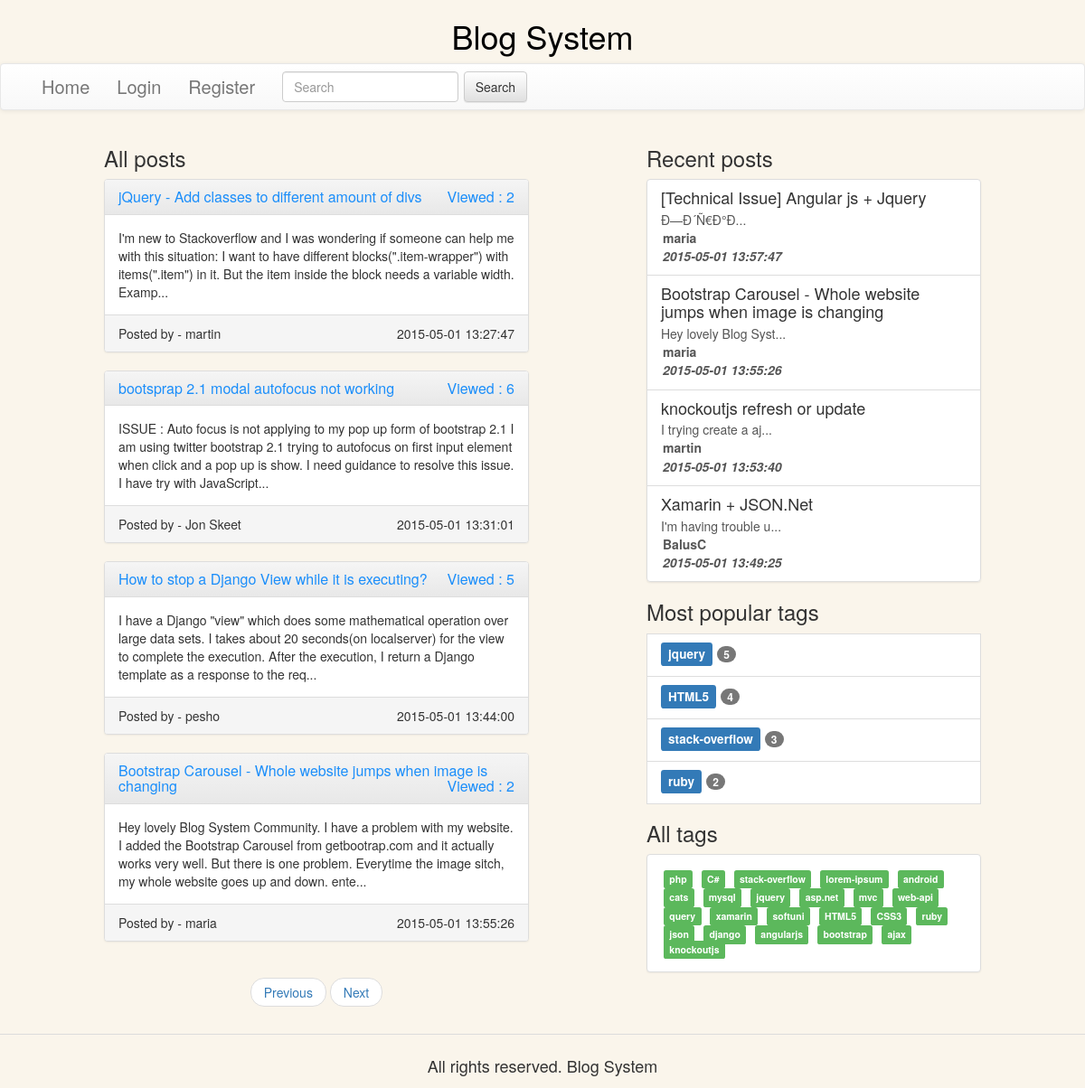
The page /home?page=0&search=HTML5 on the database its author committed.
### tables this page shows
CREATE TABLE IF NOT EXISTS `posts` (
`id` int(11) NOT NULL,
  `title` varchar(256) NOT NULL,
  `body` longtext NOT NULL,
  `user_id` int(11) NOT NULL,
  `date_created` datetime NOT NULL,
  `visits` int(11) NOT NULL
);

CREATE TABLE IF NOT EXISTS `users` (
`id` int(11) NOT NULL,
  `username` varchar(20) NOT NULL,
  `passwordHash` varchar(1024) NOT NULL
);

### views/shared/_layout.php (called while the page is built)
<?php include_once DX_ROOT_DIR . "views/shared/header.php" ?>
<?php include_once $template_name ?>
<?php include_once DX_ROOT_DIR . "views/shared/footer.php" ?>

### controllers/home.php (called while the page is built, shortened)
<?php
class Home_Controller extends Main_Controller{
    private $posts = array();
    private $page_size = 5;
    private $start_page = 0;
    public function __construct(){
        include_once DX_ROOT_DIR . "models\\tag.php";
        $tag_model = new Tag_Model();
        $this->posts = $this->model->get_posts_with_author();
        $this->recent_posts = $this->model->get_recent_posts();
        $this->all_tags = $tag_model->get_all_tags();
        $this->popular_tags = $tag_model->get_popular_tags();
    }
    public function index(){
        if(isset($_GET["search"])){
            $tag_name = $_GET["search"];
            $this->posts = $this->model->find_by_tag_name(htmlspecialchars($tag_name));
        }
        if(isset($_GET["page"])){
            $page = $_GET["page"];
            $this->posts = array_slice($this->posts, $page * $this->page_size, $this->page_size, true);
        }
        else{
            $this->posts = array_slice($this->posts, $this->start_page * $this->page_size, $this->page_size, true);
        }
        include_once $this -> layout;
    }
}

### controllers/main.php (called while the page is built, shortened)
<?php
class Main_Controller{
    public function __construct($views_dir = '\views\home\\',
                                $class_name = '\Controllers\Main_Controller',
                                $model = 'main')
    {
        $this->model = new $model_class(array("table" => "none"));
    }
}

### models/main.php (called while the page is built, shortened)
<?php
class Main_Model{
    public function __construct($args = array()){
        $defaults = array(
          'limit' => 0,
        );
        $args = array_merge($defaults, $args);
        extract($args);
        $this->table = $table;
        $db_object = \Lib\Database::get_instance();
        $this->db = $db_object->get_db();
    }
}

### lib/database.php (called while the page is built, shortened)
<?php
class Database{
    private static $db = null;
    public function __construct(){
        $host = DB_HOST;
        $username = DB_USER;
        $pass = DB_PASS;
        $db_name = DB_NAME;
        $db = new \mysqli($host, $username, $pass, $db_name);
        self::$db = $db;
    }
    public static function get_instance(){
        static $instance = null;
        if($instance === null){
            $instance = new static();
        }
        return $instance;
    }
    public static function get_db(){
        return self::$db;
    }
}

### models/post.php (called while the page is built, shortened)
<?php
class Post_Model extends Main_Model{
    public function get_posts_with_author(){
        $query = sprintf("SELECT p.id, p.title, p.body, p.date_created, p.visits, u.username FROM posts p
INNER JOIN users u ON p.user_id=u.id
ORDER BY p.visits ASC");
        $result_set = $this->db->query($query);
        $results = $this->process_results($result_set);
        return $results;
    }
    public function find_by_tag_name($tag_name){
        $query = sprintf("SELECT p.id, p.title, p.body, p.date_created, p.visits, u.username FROM %s p
INNER JOIN `posts_tags` pt
ON p.id=pt.post_id
INNER JOIN `tags` t
ON t.id=pt.tag_id
INNER JOIN `users` u
ON p.user_id=u.id
WHERE t.name='%s'",
            $this->table, mysqli_real_escape_string($this->db, $tag_name));
        $result_set = $this->db->query($query);
        $results = $this->process_results($result_set);
        return $results;
    }
    public function get_recent_posts(){
        $query = sprintf("SELECT p.id, p.title, p.body, p.date_created, u.username FROM posts p
INNER JOIN `users` u
ON p.user_id=u.id
ORDER BY p.date_created DESC LIMIT 4");
        $result_set = $this->db->query($query);
        $recent_posts = $this->process_results($result_set);
        return $recent_posts;
    }
}

### lib/auth.php (called while the page is built, shortened)
<?php
class Auth{
    public static function get_instance(){
        static $instance = null;
        if($instance === null){
            $instance = new static();
        }
        return $instance;
    }
}

### models/tag.php (called while the page is built, shortened)
<?php
class Tag_Model extends Main_Model{
    public function get_popular_tags(){
        $query = sprintf("SELECT t.name, count(1) as NumberOfPosts FROM posts p
INNER JOIN posts_tags pt
ON p.id=pt.post_id
INNER JOIN tags t
ON t.id=pt.tag_id
GROUP BY t.name
ORDER BY NumberOfPosts DESC
LIMIT 4");
        $result_set = $this->db->query($query);
        $tags = $this->process_results($result_set);
        $tag_names = array();
        foreach($tags as $tag){
            $tag_names[$tag["name"]] = $tag["NumberOfPosts"];
        }
        return $tag_names;
    }
    public function get_all_tags(){
        $query = sprintf("SELECT t.name FROM tags t");
        $result_set = $this->db->query($query);
        $tags = $this->process_results($result_set);
        $tag_names = array();
        foreach($tags as $tag){
            $tag_names[] = $tag["name"];
        }
        return $tag_names;
    }
}

### views/home/index.php (the view, shortened to what this page needs)
<div class="col-md-5 col-md-push-1">
    <h3>All posts</h3>
    <?php foreach($this->posts as $post ): ?>
        <div class="row">
            <div class="col-md-12">
                <div class="panel panel-default">
                    <div class="panel-heading">
                        <h3 class="panel-title link">
                            <?php
                                $post_path = DX_ROOT_URL . 'posts/view/' . $post["id"];
                                echo("<a href='{$post_path}'>{$post["title"]}</a>");
                                echo("<p class='pull-right'>Viewed : {$post["visits"]}</p>");
                            ?>
                        </h3>
                    </div>
                    <div class="panel-body wordwrap">
                        <?php echo(substr($post["body"], 0, 250) . "...")?>
                    </div>
                    <div class="panel-footer">
                        <?php
                            echo("<span>Posted by - {$post["username"]}</span>");
                            echo("<span class='float-right'>{$post["date_created"]}</span>");
                        ?>
                    </div>
                </div>
            </div>
        </div>
    <?php endforeach ?>
    <div class="row">
        <div class="col-xs-12">
            <nav>
                <ul class="pager">
                    <?php
                        $current_page = 0;
                        if(isset($_GET["page"])){
                            $current_page = $_GET["page"];
                        }
                        $search = isset($_GET["search"]) ? "&search=" . $_GET["search"] : "";
                        $next_page = DX_ROOT_URL . "home?page=" . ($current_page + 1) .  $search;
                        if( !($current_page - 1 < 0 ) ){
                            $previous_page = DX_ROOT_URL . "home?page=" . ($current_page - 1) . $search;
                        }
                        else{
                            $previous_page = DX_ROOT_URL . "home?page=" . 0 . $search;
                        }
                    ?>
                    <li><a href="<?php echo($previous_page)?>">Previous</a></li>
                    <li><a href="<?php echo($next_page)?>">Next</a></li>
                </ul>
            </nav>
        </div>
    </div>
</div>
<div class="col-md-4 pull-right col-md-pull-1 col-xs-12">
    <h3>Recent posts</h3>
    <div class="list-group">
        <?php foreach($this->recent_posts as $recent_post):
            $recent_post_path = DX_ROOT_URL . 'posts/view/' . $recent_post["id"];
            ?>
            <a href="<?php echo($recent_post_path)?>" class="list-group-item">
                <h4 class="list-group-item-heading">
                    <?php echo($recent_post["title"]);?>
                </h4>
                <p class="list-group-item-text"><?php echo(substr($recent_post["body"], 0, 20) . "...")?></p>
                <p class="list-group-item-text bold margin2"><?php echo($recent_post["username"])?></p>
                <p class="list-group-item-text bold italic margin2"><?php echo($recent_post["date_created"])?></p>
            </a>
        <?php endforeach ?>
    </div>
    <h3>Most popular tags</h3>
    <?php foreach($this->popular_tags as $key=>$value):
            $search_post_path = DX_ROOT_URL . 'home?page=0&search=' . $key;
        ?>
        <a href="<?php echo($search_post_path)?>" class="list-group-item">
            <h4 class="list-group-item-heading">
                <span class="label label-primary"><?php echo($key);?></span>
                <span class="badge"><?php echo($value)?></span>
            </h4>
        </a>
    <?php endforeach ?>
    <h3>All tags</h3>
    <div class="panel panel-default">
        <div class="panel-body">
            <?php foreach($this->all_tags as $tag_name):
                $search_post_path = DX_ROOT_URL . 'home?page=0&search=' . $tag_name;
                ?>
                <div class="margin3 display-inline">
                    <a href="<?php echo($search_post_path);?>">
                        <span class="label label-success"><?php echo($tag_name);?></span>
                    </a>
                </div>
            <?php endforeach ?>
        </div>
    </div>
</div>

### content/styles/main-styles.css (style rules this page uses)
html, body { height: 100%; margin-bottom: 20px; }
body { background-color: #faf5eb; }
.margin2 { margin: 2px; }
.margin3 { margin: 3px; }
.wordwrap { word-wrap: break-word; }
.link { color: #1b8efa; }
.bold { font-weight: bold; }
.italic { font-style: italic; }
.float-right { float: right; }
.display-inline { display: inline-block; }

### rows shown on the page
posts: title "jQuery - Add classes to different amount of divs", visits "2", body "I'm new to Stackoverflow and I was wondering if someone can help me with this situation: I want to have different blocks(\".item-wrapper\") with items(\".item\") in it. But the item inside the block needs a variable width. Examp", user.username "martin", date_created "2015-05-01 13:27:47"
posts: title "bootsprap 2.1 modal autofocus not working", visits "6", body "ISSUE : Auto focus is not applying to my pop up form of bootstrap 2.1 I am using twitter bootstrap 2.1 trying to autofocus on first input element when click and a pop up is show. I need guidance to resolve this issue. I have try with JavaScript", user.username "Jon Skeet", date_created "2015-05-01 13:31:01"
posts: title "How to stop a Django View while it is executing?", visits "5", body "I have a Django \"view\" which does some mathematical operation over large data sets. I takes about 20 seconds(on localserver) for the view to complete the execution. After the execution, I return a Django template as a response to the req", user.username "pesho", date_created "2015-05-01 13:44:00"
posts: title "Bootstrap Carousel - Whole website jumps when image is changing", visits "2", body "Hey lovely Blog System Community. I have a problem with my website. I added the Bootstrap Carousel from getbootrap.com and it actually works very well. But there is one problem. Everytime the image sitch, my whole website goes up and down. ente", user.username "maria", date_created "2015-05-01 13:55:26", body "Hey lovely Blog Syst"
posts: title "[Technical Issue] Angular js + Jquery", body "Ð—Ð´Ñ€Ð°Ð", user.username "maria", date_created "2015-05-01 13:57:47"
posts: title "knockoutjs refresh or update", body "I trying create a aj", user.username "martin", date_created "2015-05-01 13:53:40"
posts: title "Xamarin + JSON.Net", body "I'm having trouble u", user.username "BalusC", date_created "2015-05-01 13:49:25"

### other values the page prints
$key "jquery"
$value "5"
$key "HTML5"
$value "4"
$key "stack-overflow"
$value "3"
$key "ruby"
$value "2"
$tag_name "php"
$tag_name "C#"
$tag_name "stack-overflow"
$tag_name "lorem-ipsum"
$tag_name "android"
$tag_name "cats"
$tag_name "mysql"
